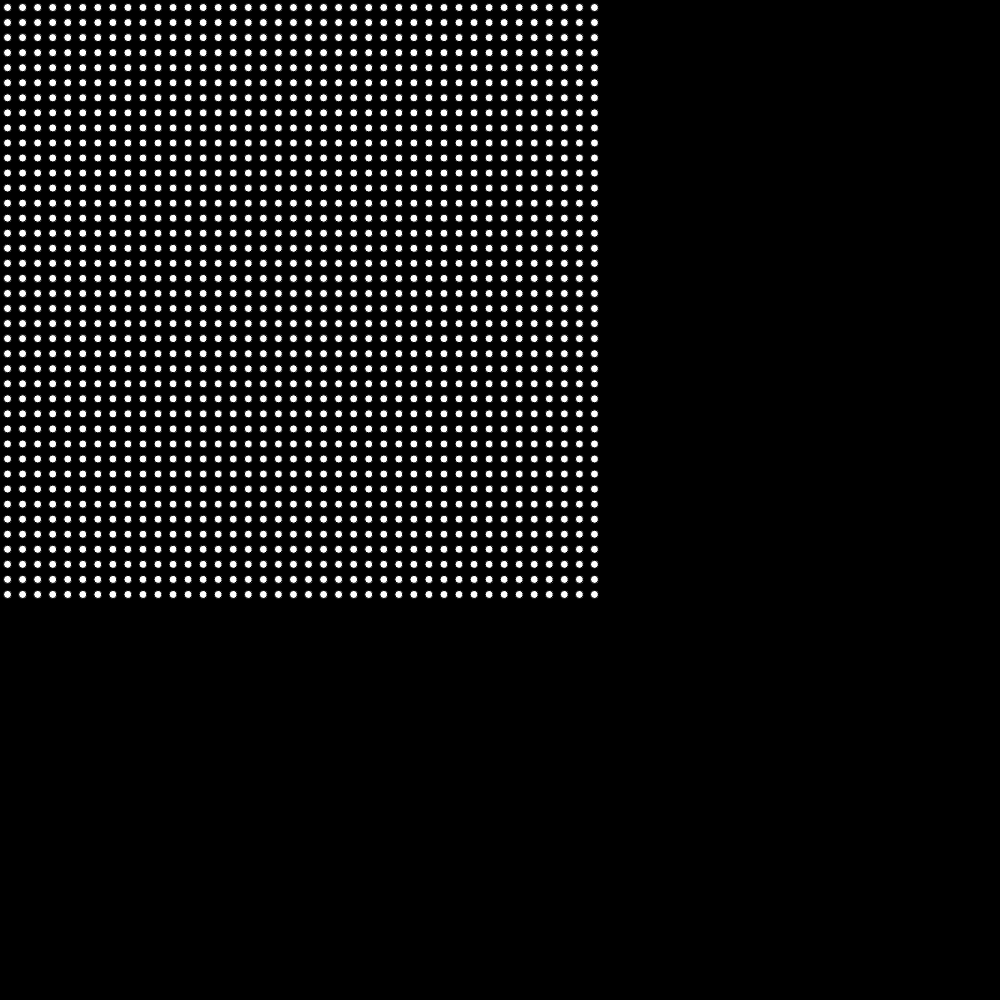
Frame 1 (no input)
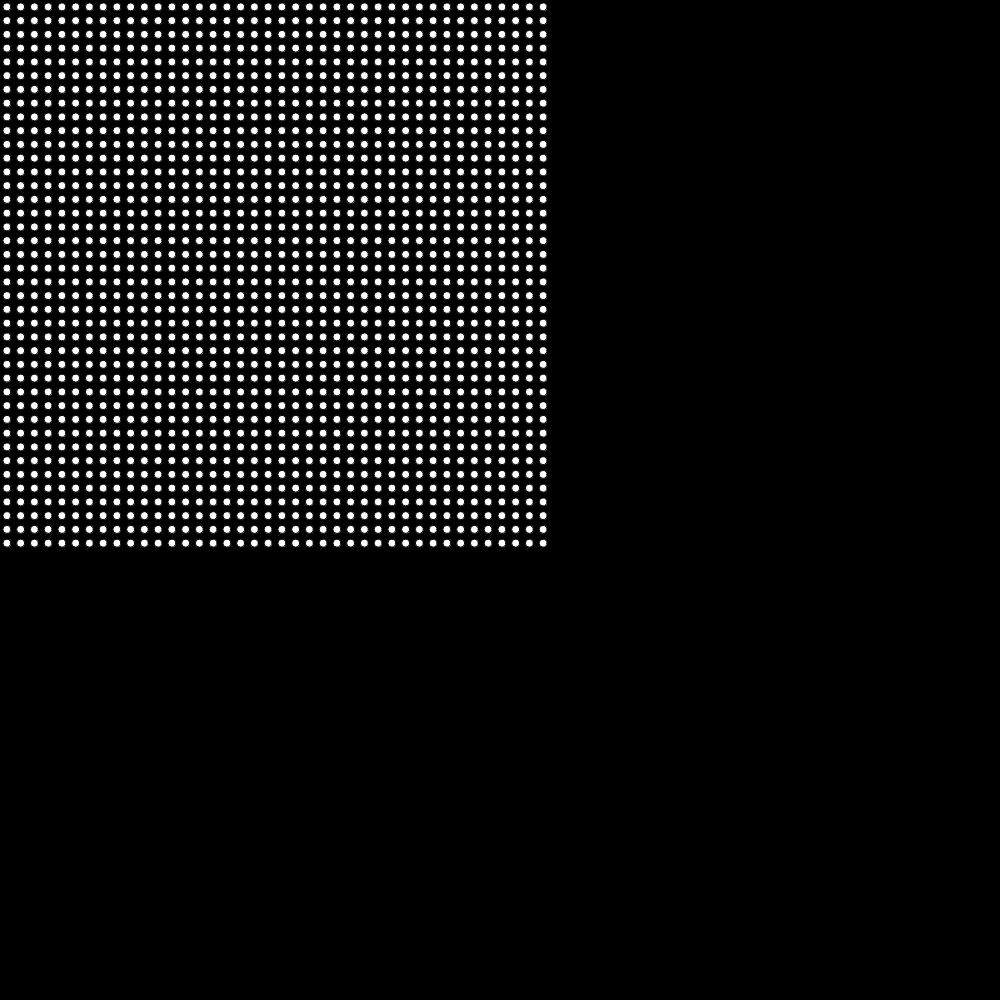
Frame 60 (no input)
Frame 120 (the mouse pressed at the canvas centre since frame 60): identical to frame 60, image omitted

The p5.js sketch that drew these frames (run headless with seeded random() and noise() and a simulated clock; from frame 60 on, the mouse is pressed at the canvas centre):

// p5.js sketch
// ── sketch.js
new p5();

const width = windowWidth > windowHeight ? windowHeight : windowWidth;
const numTiles = 40;
const tileWidth = width / numTiles;

let numFrames = 30;

const period = (t) => {
  const f = sin(TWO_PI * t);
  const pos = map(f, -1, 1, 0.3, 0.8);
  return pos;
};

const offset = (x, y) => {
  return 0.03 * dist(x, y, width / 2, width / 2);
};

function setup() {
  createCanvas(width, width);
  colorMode(HSB, 360, 100, 100, 100);
  rectMode(CENTER);
  frameRate(30);
}

function draw() {
  clear();
  background(220, 20, 0, 100);

  const t = frameCount / numFrames;

  for (let ix = 0; ix < numTiles; ix++) {
    for (let iy = 0; iy < numTiles; iy++) {
      const x = (ix + 0.5) * tileWidth;
      const y = (iy + 0.5) * tileWidth;
      const r = period(t - offset(x, y));

      circle(x * period(t), y * period(t), 8);
    }
  }
}
